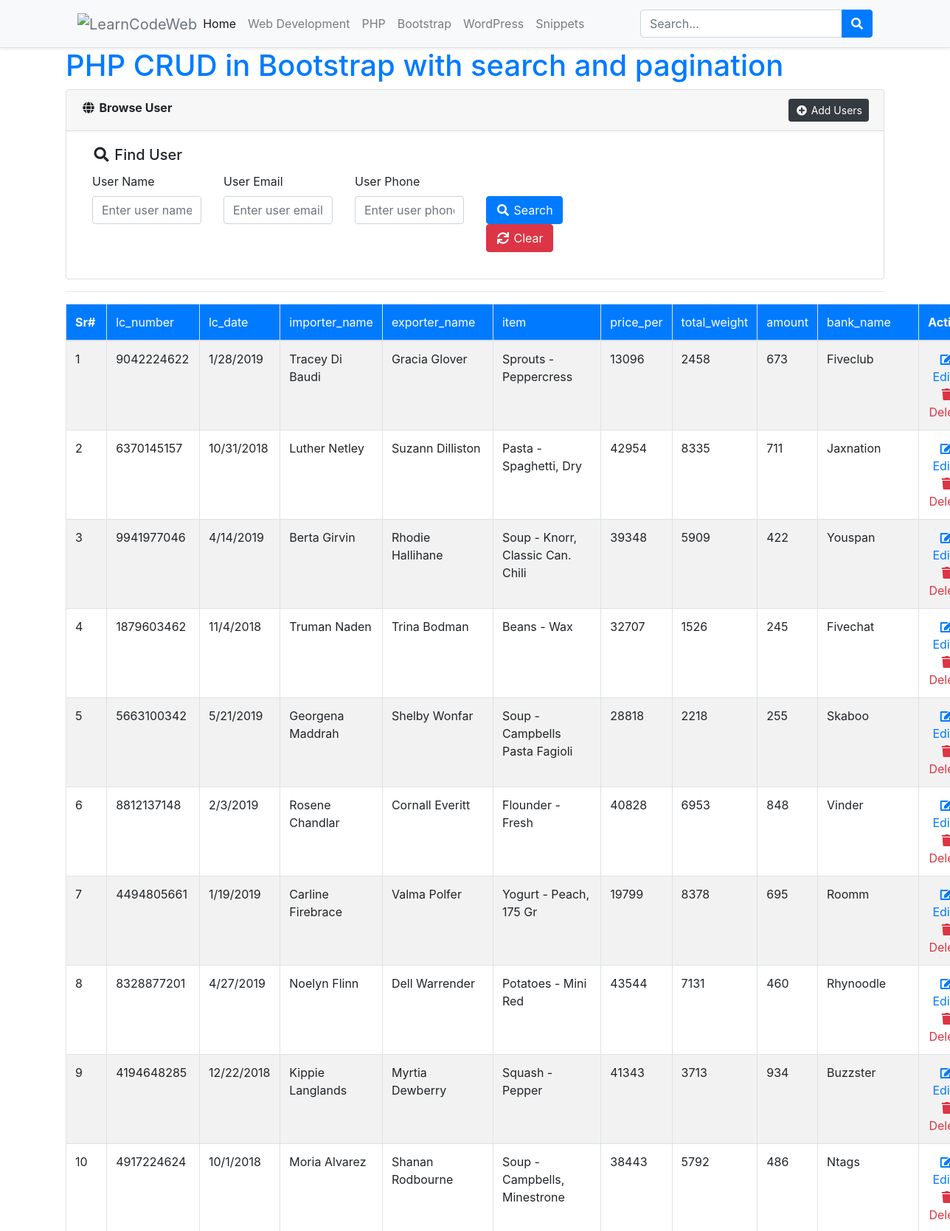
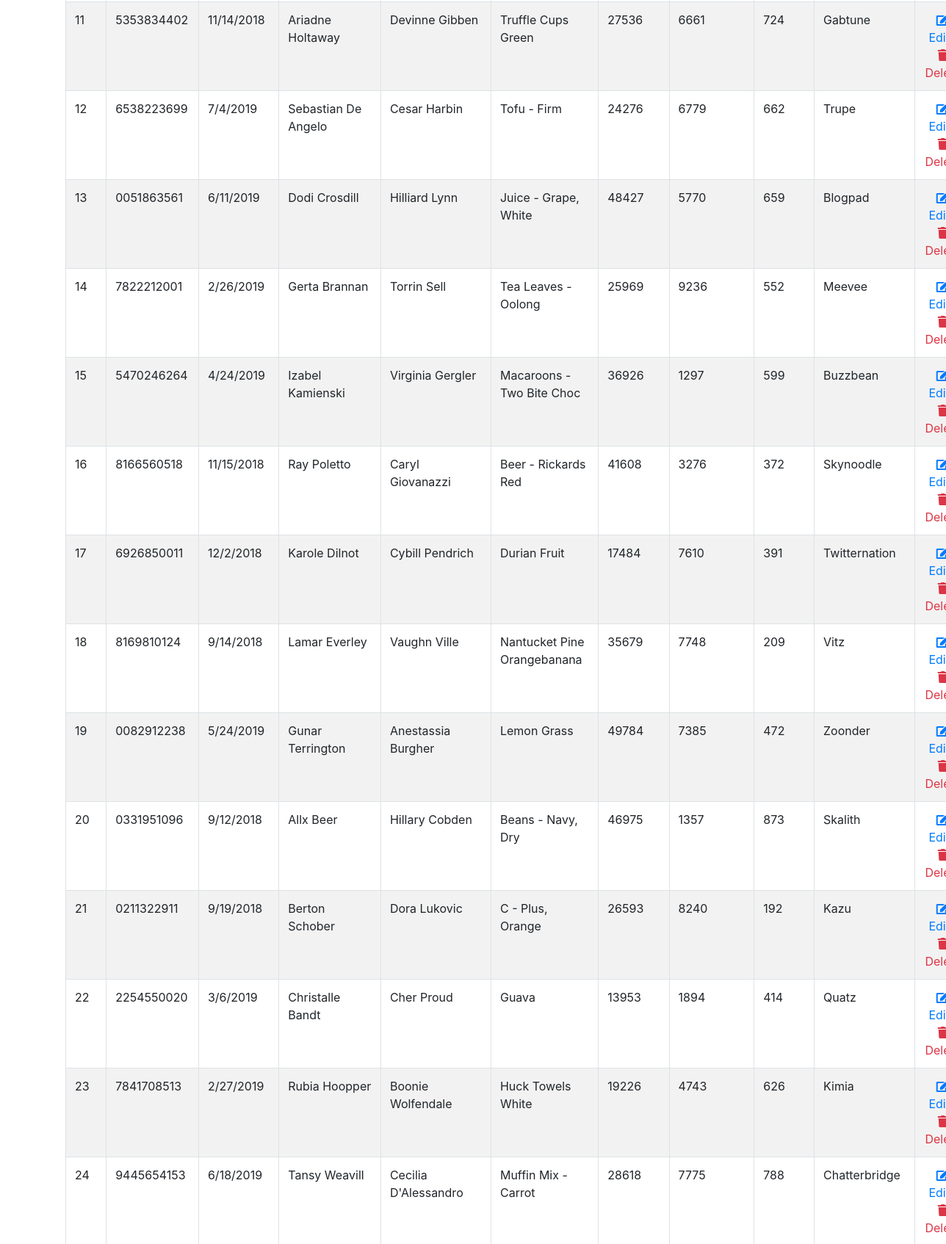
The page / (upper part) on the database its author committed (2 pictures, top to bottom).
### tables this page shows
CREATE TABLE `lc_info` (
  `id` int(11) NOT NULL,
  `bank_name` varchar(200) DEFAULT NULL,
  `lc_number` varchar(99) DEFAULT NULL,
  `lc_date` varchar(10) DEFAULT NULL,
  `border` varchar(10) DEFAULT NULL,
  `importer_name` varchar(99) DEFAULT NULL,
  `exporter_name` varchar(99) DEFAULT NULL,
  `item` varchar(99) DEFAULT NULL,
  `price_per` int(99) NOT NULL,
  `total_weight` int(99) NOT NULL,
  `amount` int(99) NOT NULL
);

### include/Database.php (called while the page is built, shortened)
<?php
class Database{
    protected $pdo;
    public function __construct(\PDO $pdo)
    {
        $this->pdo = $pdo;
        $this->pdo->setAttribute(\PDO::ATTR_ERRMODE, \PDO::ERRMODE_EXCEPTION);
    }
    public function getAllRecords($tableName, $fields='*', $cond='', $orderBy='', $limit='')
    {
        $stmt = $this->pdo->prepare("SELECT $fields FROM $tableName WHERE 1 ".$cond." ".$orderBy." ".$limit);
        $stmt->execute();
        $rows = $stmt->fetchAll(PDO::FETCH_ASSOC);
        return $rows;
    }
}
?>

### config.php (called while the page is built, shortened)
<?php
include_once('include/Database.php');
$dsn	= 	"mysql:dbname=".SS_DB_NAME.";host=".SS_DB_HOST."";
$pdo	=	"";
try {
	$pdo = new PDO($dsn, SS_DB_USER, SS_DB_PASSWORD);
}catch (PDOException $e) {
	echo "Connection failed: " . $e->getMessage();
}
$db 	=	new Database($pdo);
?>

### index.php (the view, shortened to what this page needs)
<?php include_once('config.php');?>
<!doctype html>
<html lang="en-US" xmlns:fb="https://www.facebook.com/2008/fbml" xmlns:addthis="https://www.addthis.com/help/api-spec"  prefix="og: http://ogp.me/ns#" class="no-js">
<head>
    <link rel="stylesheet" href="https://stackpath.bootstrapcdn.com/bootstrap/4.2.1/css/bootstrap.min.css">
    <link rel="stylesheet" href="https://use.fontawesome.com/releases/v5.6.3/css/all.css">
</head>
<body>
	<div class="bg-light border-bottom shadow-sm sticky-top">
		<div class="container">
			<header class="blog-header py-1">
				<nav class="navbar navbar-expand-lg navbar-light bg-light"> <a class="navbar-brand text-muted p-0 m-0" href="https://learncodeweb.com"><img src='https://learncodeweb.com/wp-content/uploads/2019/01/logo.png' alt='LearnCodeWeb'></a>
					<div class="collapse navbar-collapse" id="navbarSupportedContent">
						<ul class="navbar-nav mr-auto">
							<li itemscope="itemscope" itemtype="https://www.schema.org/SiteNavigationElement" id="menu-item-17" class="active nav-item"><a title="Home" href="https://learncodeweb.com/" class="nav-link">Home</a></li>
							<li itemscope="itemscope" itemtype="https://www.schema.org/SiteNavigationElement" id="menu-item-16" class="nav-item"><a title="Web Development" href="https://learncodeweb.com/learn/web-development/" class="nav-link">Web Development</a></li>
							<li itemscope="itemscope" itemtype="https://www.schema.org/SiteNavigationElement" id="menu-item-558" class="nav-item"><a title="PHP" href="https://learncodeweb.com/learn/php/" class="nav-link">PHP</a></li>
							<li itemscope="itemscope" itemtype="https://www.schema.org/SiteNavigationElement" id="menu-item-14" class="nav-item"><a title="Bootstrap" href="https://learncodeweb.com/learn/bootstrap-framework/" class="nav-link">Bootstrap</a></li>
							<li itemscope="itemscope" itemtype="https://www.schema.org/SiteNavigationElement" id="menu-item-559" class="nav-item"><a title="WordPress" href="https://learncodeweb.com/learn/wordpress/" class="nav-link">WordPress</a></li>
							<li itemscope="itemscope" itemtype="https://www.schema.org/SiteNavigationElement" id="menu-item-15" class="nav-item"><a title="Snippets" href="https://learncodeweb.com/learn/snippets/" class="nav-link">Snippets</a></li>
						</ul>
						<form method="get" action="https://learncodeweb.com" class="form-inline my-2 my-lg-0">
							<div class="input-group input-group-md">
								<input type="text" class="form-control search-width" name="s" id="search" value="" placeholder="Search..." aria-label="Search">
								<div class="input-group-append">
									<button type="submit" class="btn btn-primary" id="searchBtn"><i class="fa fa-search"></i></button>
								</div>
							</div>
						</form>
					</div>
				</nav>
			</header>
		</div>
	</div>
	<?php
	$condition	=	'';
	$userData	=	$db->getAllRecords('lc_info','*',$condition,'ORDER BY id DESC');
	?>
   	<div class="container">
		<h1><a href="https://learncodeweb.com/php/php-crud-in-bootstrap-4-with-search-functionality/">PHP CRUD in Bootstrap with search and pagination</a></h1>
		<div class="card">
			<div class="card-header"><i class="fa fa-fw fa-globe"></i> <strong>Browse User</strong> <a href="add-users.php" class="float-right btn btn-dark btn-sm"><i class="fa fa-fw fa-plus-circle"></i> Add Users</a></div>
			<div class="card-body">
				<div class="col-sm-12">
					<h5 class="card-title"><i class="fa fa-fw fa-search"></i> Find User</h5>
					<form method="get">
						<div class="row">
							<div class="col-sm-2">
								<div class="form-group">
									<label>User Name</label>
									<input type="text" name="username" id="username" class="form-control" value="<?php echo isset($_REQUEST['username'])?$_REQUEST['username']:''?>" placeholder="Enter user name">
								</div>
							</div>
							<div class="col-sm-2">
								<div class="form-group">
									<label>User Email</label>
									<input type="email" name="useremail" id="useremail" class="form-control" value="<?php echo isset($_REQUEST['useremail'])?$_REQUEST['useremail']:''?>" placeholder="Enter user email">
								</div>
							</div>
							<div class="col-sm-2">
								<div class="form-group">
									<label>User Phone</label>
									<input type="tel" name="userphone" id="userphone" class="form-control" value="<?php echo isset($_REQUEST['userphone'])?$_REQUEST['userphone']:''?>" placeholder="Enter user phone">
								</div>
							</div>
							<div class="col-sm-2">
								<div class="form-group">
									<label>&nbsp;</label>
									<div>
										<button type="submit" name="submit" value="search" id="submit" class="btn btn-primary"><i class="fa fa-fw fa-search"></i> Search</button>
										<a href="<?php echo $_SERVER['PHP_SELF'];?>" class="btn btn-danger"><i class="fa fa-fw fa-sync"></i> Clear</a>
									</div>
								</div>
							</div>
						</div>
					</form>
				</div>
			</div>
		</div>
		<hr>
		<div>
			<table class="table table-striped table-bordered">
				<thead>
					<tr class="bg-primary text-white">
						<th>Sr#</th>
						<td>lc_number</td>
						<td>lc_date</td>
						<td>importer_name</td>
						<td>exporter_name</td>
						<td>item</td>
						<td>price_per</td>
						<td>total_weight</td>
						<td>amount</td>
						<td>bank_name</td>
						<th class="text-center">Action</th>
					</tr>
				</thead>
				<tbody>
					<?php
					$s	=	'';
					foreach($userData as $val){
						$s++;
					?>
					<tr>
						<td><?php echo $s;?></td>
						<td><?php echo $val['lc_number'];?></td>
						<td><?php echo $val['lc_date'];?></td>
						<td><?php echo $val['importer_name'];?></td>
						<td><?php echo $val['exporter_name'];?></td>
						<td><?php echo $val['item'];?></td>
						<td><?php echo $val['price_per'];?></td>
						<td><?php echo $val['total_weight'];?></td>
						<td><?php echo $val['amount'];?></td>
						<td><?php echo $val['bank_name'];?></td>
						<td align="center">
							<a href="edit-users.php?editId=<?php echo $val['id'];?>" class="text-primary"><i class="fa fa-fw fa-edit"></i> Edit</a> |
							<a href="delete.php?delId=<?php echo $val['id'];?>" class="text-danger" onClick="return confirm('Are you sure to delete this user?');"><i class="fa fa-fw fa-trash"></i> Delete</a>
						</td>
					</tr>
					<?php } ?>
				</tbody>
			</table>
		</div>
	</div>
</body>
</html>

### rows shown on the page
lc_info: lc_number "9042224622", lc_date "1/28/2019", importer_name "Tracey Di Baudi", exporter_name "Gracia Glover", item "Sprouts - Peppercress", price_per "13096", total_weight "2458", amount "673", bank_name "Fiveclub"
lc_info: lc_number "6370145157", lc_date "10/31/2018", importer_name "Luther Netley", exporter_name "Suzann Dilliston", item "Pasta - Spaghetti, Dry", price_per "42954", total_weight "8335", amount "711", bank_name "Jaxnation"
lc_info: lc_number "9941977046", lc_date "4/14/2019", importer_name "Berta Girvin", exporter_name "Rhodie Hallihane", item "Soup - Knorr, Classic Can. Chili", price_per "39348", total_weight "5909", amount "422", bank_name "Youspan"
lc_info: lc_number "1879603462", lc_date "11/4/2018", importer_name "Truman Naden", exporter_name "Trina Bodman", item "Beans - Wax", price_per "32707", total_weight "1526", amount "245", bank_name "Fivechat"
lc_info: lc_number "5663100342", lc_date "5/21/2019", importer_name "Georgena Maddrah", exporter_name "Shelby Wonfar", item "Soup - Campbells Pasta Fagioli", price_per "28818", total_weight "2218", amount "255", bank_name "Skaboo"
lc_info: lc_number "8812137148", lc_date "2/3/2019", importer_name "Rosene Chandlar", exporter_name "Cornall Everitt", item "Flounder - Fresh", price_per "40828", total_weight "6953", amount "848", bank_name "Vinder"
lc_info: lc_number "4494805661", lc_date "1/19/2019", importer_name "Carline Firebrace", exporter_name "Valma Polfer", item "Yogurt - Peach, 175 Gr", price_per "19799", total_weight "8378", amount "695", bank_name "Roomm"
lc_info: lc_number "8328877201", lc_date "4/27/2019", importer_name "Noelyn Flinn", exporter_name "Dell Warrender", item "Potatoes - Mini Red", price_per "43544", total_weight "7131", amount "460", bank_name "Rhynoodle"
lc_info: lc_number "4194648285", lc_date "12/22/2018", importer_name "Kippie Langlands", exporter_name "Myrtia Dewberry", item "Squash - Pepper", price_per "41343", total_weight "3713", amount "934", bank_name "Buzzster"
lc_info: lc_number "4917224624", lc_date "10/1/2018", importer_name "Moria Alvarez", exporter_name "Shanan Rodbourne", item "Soup - Campbells, Minestrone", price_per "38443", total_weight "5792", amount "486", bank_name "Ntags"
lc_info: lc_number "5353834402", lc_date "11/14/2018", importer_name "Ariadne Holtaway", exporter_name "Devinne Gibben", item "Truffle Cups Green", price_per "27536", total_weight "6661", amount "724", bank_name "Gabtune"
lc_info: lc_number "6538223699", lc_date "7/4/2019", importer_name "Sebastian De Angelo", exporter_name "Cesar Harbin", item "Tofu - Firm", price_per "24276", total_weight "6779", amount "662", bank_name "Trupe"
lc_info: lc_number "0051863561", lc_date "6/11/2019", importer_name "Dodi Crosdill", exporter_name "Hilliard Lynn", item "Juice - Grape, White", price_per "48427", total_weight "5770", amount "659", bank_name "Blogpad"
lc_info: lc_number "7822212001", lc_date "2/26/2019", importer_name "Gerta Brannan", exporter_name "Torrin Sell", item "Tea Leaves - Oolong", price_per "25969", total_weight "9236", amount "552", bank_name "Meevee"
lc_info: lc_number "5470246264", lc_date "4/24/2019", importer_name "Izabel Kamienski", exporter_name "Virginia Gergler", item "Macaroons - Two Bite Choc", price_per "36926", total_weight "1297", amount "599", bank_name "Buzzbean"
lc_info: lc_number "8166560518", lc_date "11/15/2018", importer_name "Ray Poletto", exporter_name "Caryl Giovanazzi", item "Beer - Rickards Red", price_per "41608", total_weight "3276", amount "372", bank_name "Skynoodle"
lc_info: lc_number "6926850011", lc_date "12/2/2018", importer_name "Karole Dilnot", exporter_name "Cybill Pendrich", item "Durian Fruit", price_per "17484", total_weight "7610", amount "391", bank_name "Twitternation"
lc_info: lc_number "8169810124", lc_date "9/14/2018", importer_name "Lamar Everley", exporter_name "Vaughn Ville", item "Nantucket Pine Orangebanana", price_per "35679", total_weight "7748", amount "209", bank_name "Vitz"
lc_info: lc_number "0082912238", lc_date "5/24/2019", importer_name "Gunar Terrington", exporter_name "Anestassia Burgher", item "Lemon Grass", price_per "49784", total_weight "7385", amount "472", bank_name "Zoonder"
lc_info: lc_number "0331951096", lc_date "9/12/2018", importer_name "Allx Beer", exporter_name "Hillary Cobden", item "Beans - Navy, Dry", price_per "46975", total_weight "1357", amount "873", bank_name "Skalith"
lc_info: lc_number "0211322911", lc_date "9/19/2018", importer_name "Berton Schober", exporter_name "Dora Lukovic", item "C - Plus, Orange", price_per "26593", total_weight "8240", amount "192", bank_name "Kazu"
lc_info: lc_number "2254550020", lc_date "3/6/2019", importer_name "Christalle Bandt", exporter_name "Cher Proud", item "Guava", price_per "13953", total_weight "1894", amount "414", bank_name "Quatz"
lc_info: lc_number "7841708513", lc_date "2/27/2019", importer_name "Rubia Hoopper", exporter_name "Boonie Wolfendale", item "Huck Towels White", price_per "19226", total_weight "4743", amount "626", bank_name "Kimia"
lc_info: lc_number "9445654153", lc_date "6/18/2019", importer_name "Tansy Weavill", exporter_name "Cecilia D'Alessandro", item "Muffin Mix - Carrot", price_per "28618", total_weight "7775", amount "788", bank_name "Chatterbridge"
